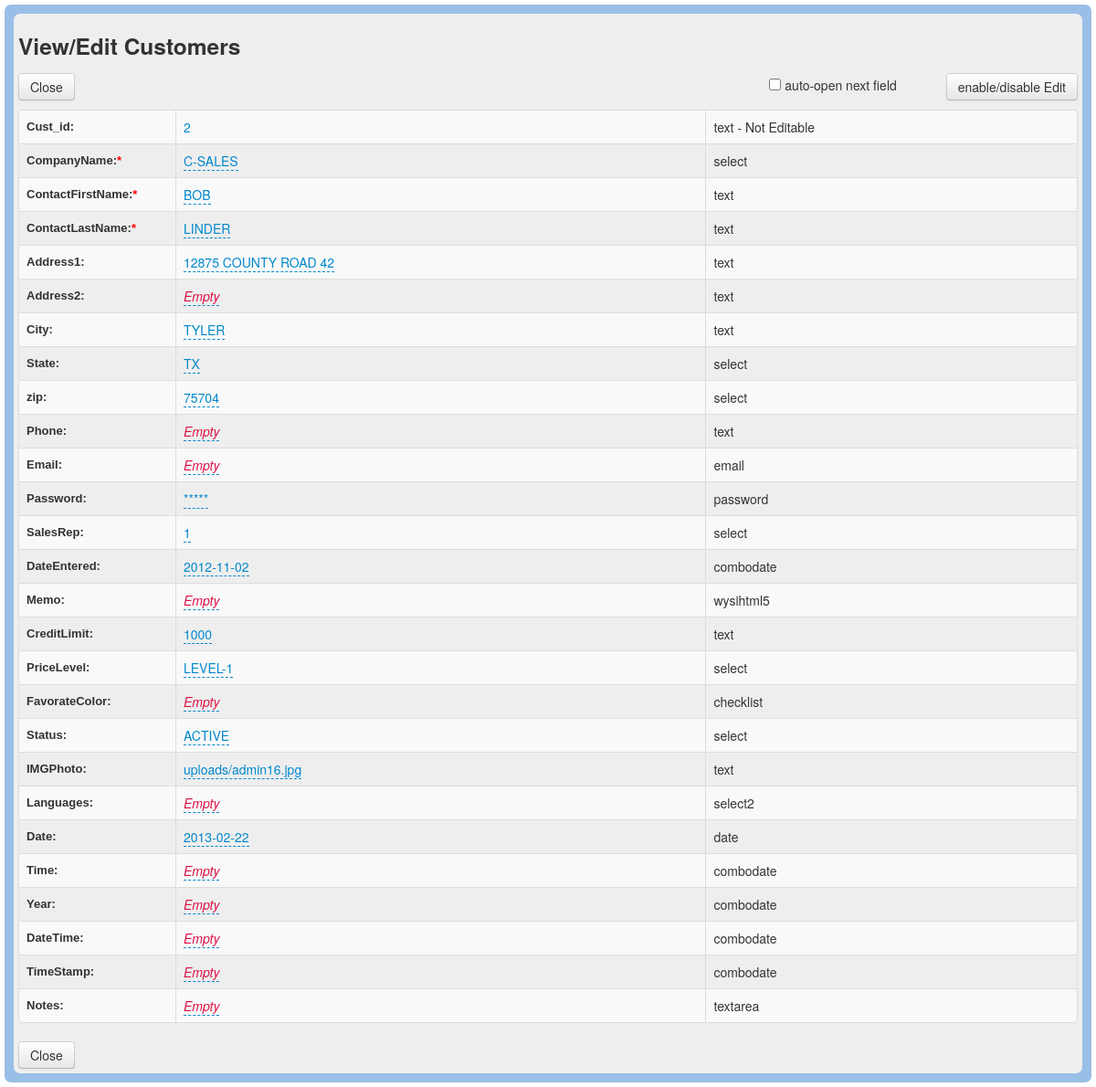
Screenshot of /db_Edit.php?id=2 with the database file from the repository.
### tables this page shows
CREATE TABLE IF NOT EXISTS `customers` (
  `Cust_id` int(11) NOT NULL AUTO_INCREMENT,
  `CompanyName` varchar(50) DEFAULT NULL,
  `ContactFirstName` varchar(50) DEFAULT NULL,
  `ContactLastName` varchar(50) DEFAULT NULL,
  `Address1` varchar(50) DEFAULT NULL,
  `Address2` varchar(50) DEFAULT NULL,
  `City` varchar(50) DEFAULT NULL,
  `State` varchar(50) DEFAULT NULL,
  `zip` varchar(15) DEFAULT NULL,
  `Phone` varchar(50) DEFAULT NULL,
  `Email` varchar(100) DEFAULT NULL,
  `Password` varchar(100) DEFAULT NULL,
  `SalesRep` varchar(11) DEFAULT NULL,
  `DateEntered` date DEFAULT NULL,
  `Memo` blob,
  `CreditLimit` double DEFAULT NULL,
  `PriceLevel` varchar(50) DEFAULT NULL,
  `FavorateColor` varchar(50) DEFAULT NULL,
  `Status` varchar(50) DEFAULT NULL,
  `IMGPhoto` varchar(255) DEFAULT NULL,
  `Languages` varchar(100) DEFAULT NULL,
  `Date` date DEFAULT NULL,
  `Time` time DEFAULT NULL,
  `Year` year(4) DEFAULT NULL,
  `DateTime` datetime DEFAULT NULL,
  `TimeStamp` timestamp NULL DEFAULT NULL,
  `Notes` longtext,
  PRIMARY KEY (`Cust_id`)
);

### includes/db_Config.php (called while the page is built, shortened)
<?php
$db_Table = 'customers';
$appTitle = 'Customers';
$appTheme = 'blue';
$strFieldType  	= 'text,select,text,text,text,text,text,select,select,text,email,password,select,combodate,wysihtml5,text,select,checklist,select,text,select2,date,combodate,combodate,combodate,combodate,textarea';
$dbCanEdit = 1;
$strDisplayViewEdit =   "322222222222221222222222222";
$strRequired =          "011100000000000000000000000";
?>

### includes/db_Language.php (called while the page is built, shortened)
<?php
$txtEditView = "View/Edit";
$txtEnableButton = "enable/disable Edit";
?>

### includes/MeekroDB/meekrodb.2.1.class.php (called while the page is built, shortened)
<?php
class DB {
  protected static $mdb = null;
  public static function getMDB() {
    $mdb = DB::$mdb;
    if ($mdb === null) {
      $mdb = DB::$mdb = new MeekroDB();
    }
    return $mdb;
  }
  public static function queryFirstRow() { $args = func_get_args(); return call_user_func_array(array(DB::getMDB(), 'queryFirstRow'), $args); }
  public static function count() { $args = func_get_args(); return call_user_func_array(array(DB::getMDB(), 'count'), $args); }
  public static function columnList() { $args = func_get_args(); return call_user_func_array(array(DB::getMDB(), 'columnList'), $args); }
}
class MeekroDB {
  public $dbName = '';
  public $user = '';
  public $password = '';
  public $host = 'localhost';
  public $port = null;
  public $encoding = 'latin1';
  public $param_char = '%';
  public $named_param_seperator = '_';
  public $internal_mysql = null;
  public function __construct($host=null, $user=null, $password=null, $dbName=null, $port=null, $encoding=null) {
    if ($host === null) $host = DB::$host;
    if ($user === null) $user = DB::$user;
    if ($password === null) $password = DB::$password;
    if ($dbName === null) $dbName = DB::$dbName;
    if ($port === null) $port = DB::$port;
    if ($encoding === null) $encoding = DB::$encoding;
    $this->host = $host;
    $this->user = $user;
    $this->password = $password;
    $this->dbName = $dbName;
    $this->port = $port;
    $this->encoding = $encoding;
  }
  public function get() {
    $mysql = $this->internal_mysql;
    if ($mysql == null) {
      $mysql = new mysqli($this->host, $this->user, $this->password, $this->dbName, $this->port);
      $mysql->set_charset($this->encoding);
      $this->internal_mysql = $mysql;
    }
    return $mysql;
  }
  public function count() { $args = func_get_args(); return call_user_func_array(array($this, 'numRows'), $args); }
  protected function prependCall($function, $args, $prepend) {
    array_unshift($args, $prepend);
    return call_user_func_array($function, $args);
  }
  public function freeResult($result) {
    return $result->free();
  }
  public function columnList($table) {
    return $this->queryOneColumn('Field', "SHOW COLUMNS FROM $table");
  }
  public function parseQueryParamsNew() {
    $args = func_get_args();
    $sql = array_shift($args);
    $args_all = $args;
    $posList = array();
    $pos_adj = 0;
    $param_char_length = strlen($this->param_char);
    $named_seperator_length = strlen($this->named_param_seperator);
    $types = array(
      $this->param_char . 'll',
      $this->param_char . 'ls',
      $this->param_char . 'l',
      $this->param_char . 'li',
      $this->param_char . 'ld',
      $this->param_char . 'lb',
      $this->param_char . 's',
      $this->param_char . 'i',
      $this->param_char . 'd',
      $this->param_char . 'b',
      $this->param_char . 'ss'
    );
    foreach ($types as $type) {
      $lastPos = 0;
      while (($pos = strpos($sql, $type, $lastPos)) !== false) {
        $lastPos = $pos + 1;
        $posList[$pos] = $type;
      }
    }
    ksort($posList);
    foreach ($posList as $pos => $type) {
      $type = substr($type, $param_char_length);
      $length_type = strlen($type) + $param_char_length;
      $new_pos = $pos + $pos_adj;
      $new_pos_back = $new_pos + $length_type;
      if ($arg_number_length = strspn($sql, '0123456789', $new_pos_back)) {
        $arg_number = substr($sql, $new_pos_back, $arg_number_length);
        if (! isset($args_all[$arg_number])) $this->nonSQLError("Non existent argument reference (arg $arg_number): $sql");
        $arg = $args_all[$arg_number];
      } else {
        $arg = array_shift($args);
      }
      if (in_array($type, array('s', 'i', 'd', 'b', 'l'))) {
        $array_type = false;
        $arg = array($arg);
        $type = 'l' . $type;
      } else if ($type == 'ss') {
        $result = "'%" . $this->escape(str_replace(array('%', '_'), array('\%', '\_'), $arg)) . "%'";
      } else {
        $array_type = true;
        if (! is_array($arg)) $this->nonSQLError("Badly formatted SQL query: $sql -- expecting array, but didn't get one!");
      }
      if ($type == 'ls') $result = $this->wrapStr($arg, "'", true);
      else if ($type == 'li') $result = array_map('intval', $arg);
      else if ($type == 'ld') $result = array_map('floatval', $arg);
      else if ($type == 'lb') $result = array_map(array($this, 'formatTableName'), $arg);
      else if ($type == 'll') $result = $arg;
      else if (! $result) $this->nonSQLError("Badly formatted SQL query: $sql");
      if (is_array($result)) {
        if (! $array_type) $result = $result[0];
        else $result = '(' . implode(',', $result) . ')';
      }
      $sql = substr_replace($sql, $result, $new_pos, $length_type + $arg_number_length);
      $pos_adj += strlen($result) - ($length_type + $arg_number_length);
    }
    return $sql;
  }
  public function parseQueryParams() {
    $args = func_get_args();
    if (count($args) < 2) return $args[0];
    if (is_string($args[1]) && preg_match('/^[is]+$/', $args[1]) && substr_count($args[0], '?') > 0)
      return call_user_func_array(array($this, 'parseQueryParamsOld'), $args);
    else
      return call_user_func_array(array($this, 'parseQueryParamsNew'), $args);
  }
  public function queryUnbuf() { $args = func_get_args(); return $this->prependCall(array($this, 'queryHelper'), $args, 'unbuffered'); }
  protected function queryHelper() {
    $args = func_get_args();
    $type = array_shift($args);
    $is_buffered = ($type == 'buffered');
    $is_null = ($type == 'null');
    $sql = call_user_func_array(array($this, 'parseQueryParams'), $args);
    $db = $this->get();
    $result = $db->query($sql, $is_buffered ? MYSQLI_STORE_RESULT : MYSQLI_USE_RESULT);
    return $result;
  }
  public function queryAllRows() {
    $args = func_get_args();
    $query = call_user_func_array(array($this, 'queryUnbuf'), $args);
    $result = $this->fetchAllRows($query);
    return $result;
  }
  public function queryFirstRow() {
    $args = func_get_args();
    $query = call_user_func_array(array($this, 'queryUnbuf'), $args);
    $result = $this->fetchRow($query);
    return $result;
  }
  public function queryOneColumn() {
    $args = func_get_args();
    $column = array_shift($args);
    $results = call_user_func_array(array($this, 'queryAllRows'), $args);
    $ret = array();
    foreach ($results as $row) {
      $ret[] = $row[$column];
    }
    return $ret;
  }
  protected function checkError() {
    return false;
  }
  public function fetchRow($result = null) {
    return $result->fetch_assoc();
  }
  public function fetchAllRows($result = null) {
    $A = array();
    while ($row = $this->fetchRow($result)) {
      $A[] = $row;
    }
    return $A;
  }
}
?>

### includes/db_Functions.php (called while the page is built, shortened)
<?php
$arrFieldNames = DB::columnList($db_Table);
?>

### db_Edit.php (the view, shortened to what this page needs)
<!DOCTYPE html>
<html lang="en">
<head>
	<title>Simple-ConnectDB</title><?php
$key = $_GET['id'];
require_once 'includes/db_Config.php';
require_once 'includes/db_Language.php';
require_once 'includes/db_Connection.php';
require_once 'includes/db_Functions.php';
if($dbCanEdit == 1){
?>
	<link rel="stylesheet" type="text/css" href="assets/tablesorter-master/css/theme.<?php echo $appTheme ?>.css">
	<link rel="stylesheet" type="text/css" href="assets/css/db_Style.css">
	<link rel="stylesheet" type="text/css" href="assets/fancybox/source/jquery.fancybox.css?v=2.1.4" media="screen" />
 	<link href="assets/bootstrap/css/bootstrap.css" rel="stylesheet">
	<link href="assets/bootstrap/css/bootstrap-responsive.css" rel="stylesheet">
	<link href="assets/model/css/bootstrap-modal.css" rel="stylesheet">
	<link href="assets/x-editable/bootstrap-editable/css/bootstrap-editable.css" rel="stylesheet">
	<link rel="stylesheet" type="text/css" href="assets/tablesorter-master/addons/pager/jquery.tablesorter.pager.css">
	<link href="assets/select2/select2.css" rel="stylesheet">
	<link href="assets/x-editable/inputs-ext/wysihtml5/bootstrap-wysihtml5-0.0.2/bootstrap-wysihtml5-0.0.2.css" rel="stylesheet">
<link href="assets/x-editable/inputs-ext/wysihtml5/bootstrap-wysihtml5-0.0.2/wysiwyg-color.css" rel="stylesheet">
</head>
<body>
<div  class="main">
<div class="contents">
	<h3><?php echo $txtEditView . " " . $appTitle ?></h3>
	<a href="javascript:parent.jQuery.fancybox.close();" class="btn">Close</a>
            <div style="float: right; margin-bottom: 10px">
            <label style="display: inline-block; margin-right: 50px"><input type="checkbox" id="autoopen" style="vertical-align: baseline">&nbsp;auto-open next field</label>
            <button id="enable" class="btn"><?php echo $txtEnableButton ?></button>
            </div>
	<table id="editform" class="table table-bordered table-striped table-hover">
		<tbody>
		<?php
		$FieldType = explode(',',$strFieldType);
		$record = DB::queryFirstRow("SELECT * FROM $db_Table WHERE $arrFieldNames[0]=%i", $key);
		$columns = DB::columnList($db_Table);
		$count = count($columns);
	for ($i=0; $i<=$count-1; $i++ ) {
			if (substr($strDisplayViewEdit,$i,1) == 1 || substr($strDisplayViewEdit,$i,1) == 2 || substr($strDisplayViewEdit,$i,1) == 3){
				if (substr($strRequired,$i,1) == 1){
					$required = "<font color='red'>*</font>";
				}
				else
				{
					$required = '';
				}
				echo '<tr><td id="fieldnames" class="editfieldname">'. $arrFieldNames[$i] . ':'.$required.'</td>';
					if(!empty($FieldType[$i]) && $FieldType[$i] == 'password'){
						$record[$arrFieldNames[$i]] = '*****';
					}
					if (substr($strDisplayViewEdit,$i,1) == 1 || substr($strDisplayViewEdit,$i,1) == 2){
						echo '<td><a href="#" id="'. $columns[$i]  .'" >' . $record[$arrFieldNames[$i]] . '</a></td>';
						echo '<td id="fieldtype">' . $FieldType[$i]. '</td></tr>';
					}
					if (substr($strDisplayViewEdit,$i,1) == 3){
						echo '<td><a href="#" id="'. $columns[$i]  .'" >' . $record[$arrFieldNames[$i]] . '</a></td>';
						echo '<td>' . $FieldType[$i]. ' - Not Editable</td></tr>';
					}
			}
	}
?>
		</tbody>
	</table>
	<a href="javascript:parent.jQuery.fancybox.close();" class="btn">Close</a>
</div>
</div>
<?php
}
else
{
header("Location: noRights.php");
}
?>
</body>
</html>

### rows the page displays
customers: Cust_id "2", CompanyName "C-SALES", ContactFirstName "BOB", ContactLastName "LINDER", Address1 "12875 COUNTY ROAD 42", City "TYLER", State "TX", zip "75704", SalesRep "1", DateEntered "2012-11-02", CreditLimit "1000", PriceLevel "LEVEL-1", Status "ACTIVE", IMGPhoto "uploads/admin16.jpg", Date "2013-02-22"

### other values shown
$txtEditView "View/Edit"
$appTitle "Customers"
$txtEnableButton "enable/disable Edit"
$arrFieldNames[$i] "Cust_id"
$FieldType[$i] "text"
$arrFieldNames[$i] "CompanyName"
$FieldType[$i] "select"
$arrFieldNames[$i] "ContactFirstName"
$arrFieldNames[$i] "ContactLastName"
$arrFieldNames[$i] "Address1"
$arrFieldNames[$i] "Address2"
$arrFieldNames[$i] "City"
$arrFieldNames[$i] "State"
$arrFieldNames[$i] "zip"
$arrFieldNames[$i] "Phone"
